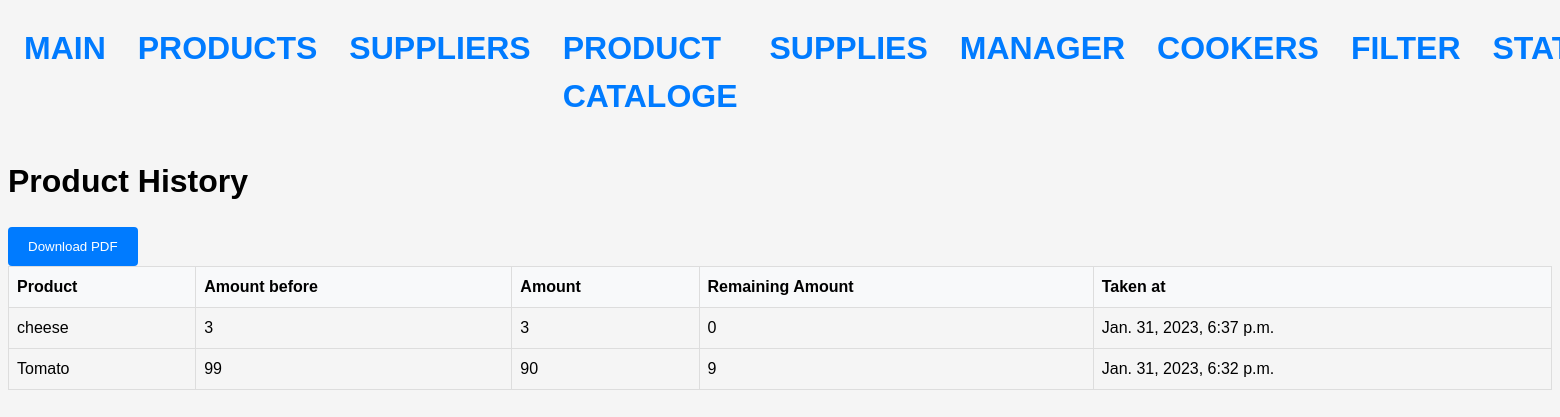
Before: /cooker/history/ with the older database file.
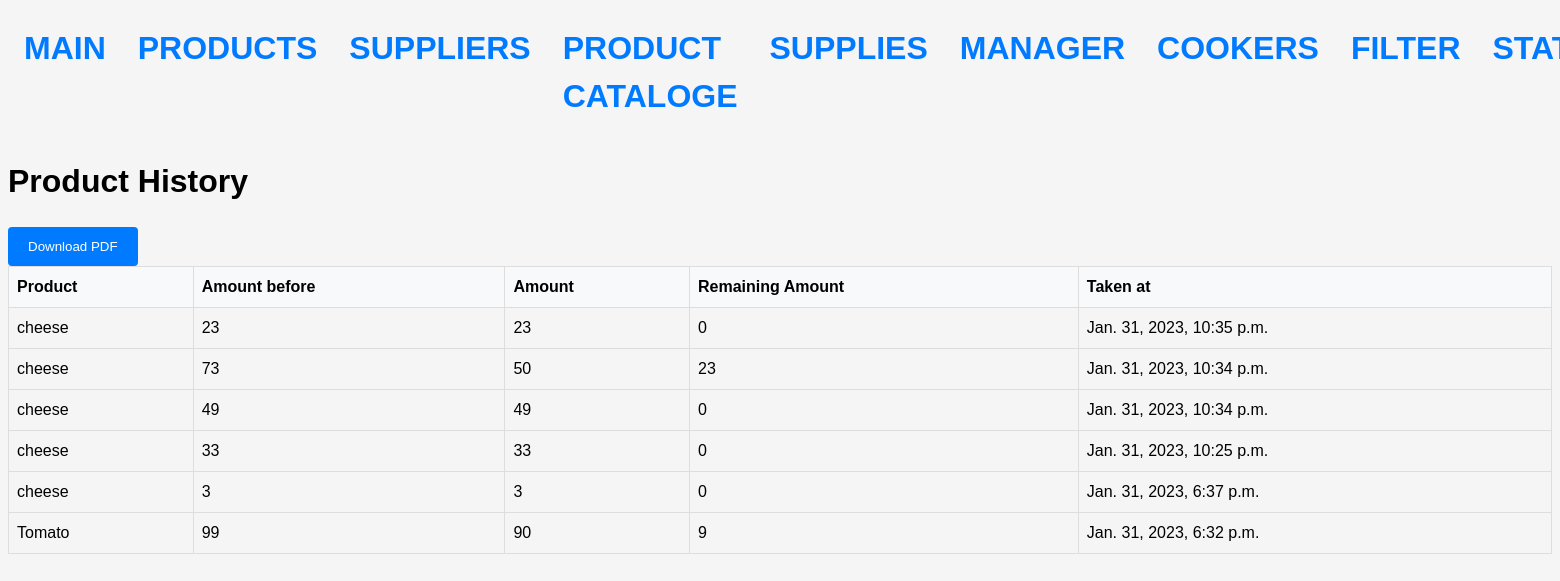
After: the same page with the newer database file.
### stock/models.py (models this page shows, shortened)
class StockHistory(models.Model):
    stock = models.ForeignKey(StockProduct, on_delete=models.CASCADE)
    amount = models.IntegerField()
    initial_amount = models.IntegerField(default=1)
    final_amount = models.IntegerField(default=1)
    created_at = models.DateTimeField(auto_now_add=True)

class StockProduct(Model):
    product = models.ForeignKey(Product, on_delete=models.CASCADE)
    amount = models.IntegerField()
    expired_at = models.DateField()

class Product(Model):
    name = models.CharField(max_length=64)
    term = models.IntegerField()
    measure = models.ForeignKey(Measure, on_delete=models.CASCADE)

### stock/views.py (the view)
# urls.py: path('cooker/history/', CookerProductHistoryView.as_view(), name='cooker_product_history'),
class CookerProductHistoryView(TemplateView):
    template_name = 'cooker/cooker_product_history.html'
    def get_context_data(self, **kwargs):
        context = super().get_context_data(**kwargs)
        history = StockHistory.objects.all().order_by('-created_at')
        context['history'] = history
        return context

### templates/cooker/cooker_product_history.html
{% extends 'base.html' %}
{% block content %}
<h1>Product History</h1>
<form action="{% url 'download_pdf' %}" method="get">
    <input type="submit" value="Download PDF">
</form>
<table>
<thead>
<tr>
<th>Product</th>
<th>Amount before</th>
<th>Amount</th>
<th>Remaining Amount</th>
<th>Taken at</th>
</tr>
</thead>
<tbody>
{% for item in history %}
<tr>
<td>{{ item.stock.product.name }}</td>
<td>{{ item.initial_amount }}</td>
<td>{{ item.amount }}</td>
<td>{{ item.final_amount }}</td>
<td>{{ item.created_at }}</td>
</tr>
{% endfor %}
</tbody>
</table>
{% endblock %}

### templates/base.html (shortened to what this page needs)
<!DOCTYPE html>
{%load static%}
{% include 'navbar.html' %}
<html>
<head>
    <link rel="stylesheet" type="text/css" href="{% static 'styles/styles.css' %}">
</head>
<body>
    {% block content %}{% endblock %}
</body>
</html>

### templates/navbar.html
<div style="display: flex; flex-wrap: nowrap;">
    <a href="{% url 'stock'%}">
    <h1>MAIN</h1>
</a>
<a href="{% url 'product' %}">
    <h1>PRODUCTS</h1>
</a>
<a href="{% url 'supplier' %}">
    <h1>SUPPLIERS</h1>
</a>
<a href="{%url 'supplier_product_list'%}">
    <h1>PRODUCT CATALOGE</h1>
</a>
<a href="{%url 'supplies'%}">
    <h1>SUPPLIES</h1>
</a>
<a href="{% url 'manager'%}">
    <h1>MANAGER</h1>
</a>
<a href="{% url 'cooker'%}">
    <h1>COOKERS</h1>
</a>
<a href="{% url 'filter'%}">
    <h1>FILTER</h1>
</a>
<a href="{%url 'statistics'%}">
    <h1>STATISTICS</h1>
</a>
</div>

### static/styles/styles.css (style rules this page uses)
body { font-family: Arial, sans-serif; font-size: 16px; line-height: 1.5; background-color: #f5f5f5; }
h1, h2, h3, h4, h5, h6 { font-weight: bold; margin-top: 0; }
a { color: #007bff; text-decoration: none; margin: 1em; }
table { width: 100%; border-collapse: collapse; }
th, td { border: 1px solid #ddd; padding: 8px; text-align: left; }
th { background-color: #f8f9fa; }
input[type="submit"] { background-color: #007bff; color: #fff; padding: 12px 20px; border: none; border-radius: 4px; cursor: pointer; }

Changed rows visible on the page:
added StockHistory: stock.product.name "cheese", initial_amount "23", amount "23", final_amount "0", created_at "Jan. 31, 2023, 10:35 p.m."
added StockHistory: stock.product.name "cheese", initial_amount "73", amount "50", final_amount "23", created_at "Jan. 31, 2023, 10:34 p.m."
added StockHistory: stock.product.name "cheese", initial_amount "49", amount "49", final_amount "0", created_at "Jan. 31, 2023, 10:34 p.m."
added StockHistory: stock.product.name "cheese", initial_amount "33", amount "33", final_amount "0", created_at "Jan. 31, 2023, 10:25 p.m."
